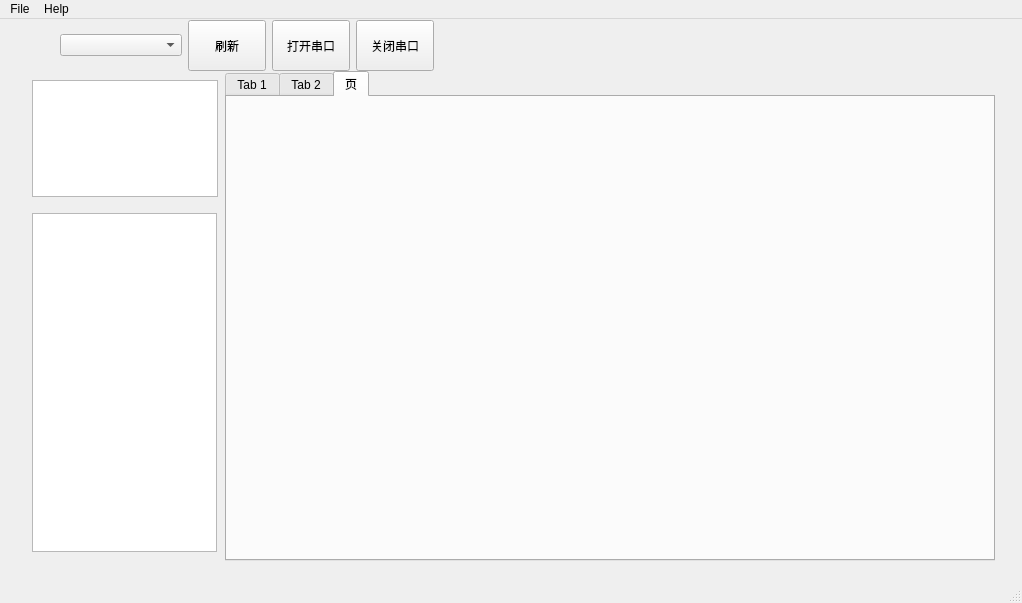
<?xml version="1.0" encoding="UTF-8"?>
<ui version="4.0">
 <class>MainWindow</class>
 <widget class="QMainWindow" name="MainWindow">
  <property name="geometry">
   <rect>
    <x>0</x>
    <y>0</y>
    <width>1022</width>
    <height>603</height>
   </rect>
  </property>
  <property name="windowTitle">
   <string>UT343D V1.02</string>
  </property>
  <widget class="QWidget" name="centralwidget">
   <widget class="QWidget" name="layoutWidget">
    <property name="geometry">
     <rect>
      <x>31</x>
      <y>51</y>
      <width>966</width>
      <height>492</height>
     </rect>
    </property>
    <layout class="QHBoxLayout" name="horizontalLayout">
     <item>
      <layout class="QVBoxLayout" name="verticalLayout">
       <item>
        <widget class="CDataDisplayScreen" name="textBrowser">
         <property name="minimumSize">
          <size>
           <width>186</width>
           <height>117</height>
          </size>
         </property>
         <property name="maximumSize">
          <size>
           <width>185</width>
           <height>117</height>
          </size>
         </property>
        </widget>
       </item>
       <item>
        <widget class="QTreeView" name="treeView">
         <property name="minimumSize">
          <size>
           <width>185</width>
           <height>339</height>
          </size>
         </property>
         <property name="maximumSize">
          <size>
           <width>185</width>
           <height>339</height>
          </size>
         </property>
        </widget>
       </item>
      </layout>
     </item>
     <item>
      <widget class="QTabWidget" name="tabWidget">
       <property name="minimumSize">
        <size>
         <width>770</width>
         <height>490</height>
        </size>
       </property>
       <property name="maximumSize">
        <size>
         <width>770</width>
         <height>490</height>
        </size>
       </property>
       <property name="currentIndex">
        <number>2</number>
       </property>
       <widget class="QWidget" name="tab_table">
        <attribute name="title">
         <string>Tab 1</string>
        </attribute>
       </widget>
       <widget class="QWidget" name="tab_Histogram">
        <attribute name="title">
         <string>Tab 2</string>
        </attribute>
       </widget>
       <widget class="QWidget" name="tab_Chart">
        <attribute name="title">
         <string>页</string>
        </attribute>
       </widget>
      </widget>
     </item>
    </layout>
   </widget>
   <widget class="QWidget" name="layoutWidget">
    <property name="geometry">
     <rect>
      <x>60</x>
      <y>0</y>
      <width>374</width>
      <height>53</height>
     </rect>
    </property>
    <layout class="QHBoxLayout" name="horizontalLayout_2">
     <item>
      <widget class="QComboBox" name="comboBox_Serial">
       <property name="minimumSize">
        <size>
         <width>120</width>
         <height>0</height>
        </size>
       </property>
      </widget>
     </item>
     <item>
      <widget class="QPushButton" name="btn_refreshSerial">
       <property name="minimumSize">
        <size>
         <width>78</width>
         <height>51</height>
        </size>
       </property>
       <property name="maximumSize">
        <size>
         <width>78</width>
         <height>51</height>
        </size>
       </property>
       <property name="text">
        <string>刷新</string>
       </property>
      </widget>
     </item>
     <item>
      <widget class="QPushButton" name="btn_OpenSerial">
       <property name="minimumSize">
        <size>
         <width>78</width>
         <height>51</height>
        </size>
       </property>
       <property name="maximumSize">
        <size>
         <width>78</width>
         <height>51</height>
        </size>
       </property>
       <property name="text">
        <string>打开串口</string>
       </property>
      </widget>
     </item>
     <item>
      <widget class="QPushButton" name="btn_CloseSerial">
       <property name="minimumSize">
        <size>
         <width>78</width>
         <height>51</height>
        </size>
       </property>
       <property name="maximumSize">
        <size>
         <width>78</width>
         <height>51</height>
        </size>
       </property>
       <property name="text">
        <string>关闭串口</string>
       </property>
      </widget>
     </item>
    </layout>
   </widget>
  </widget>
  <widget class="QMenuBar" name="menubar">
   <property name="geometry">
    <rect>
     <x>0</x>
     <y>0</y>
     <width>1022</width>
     <height>26</height>
    </rect>
   </property>
   <widget class="QMenu" name="menuUTD343">
    <property name="title">
     <string>File</string>
    </property>
    <addaction name="actionConnect"/>
    <addaction name="actionDisconnect"/>
    <addaction name="actionStart"/>
    <addaction name="actionTop"/>
    <addaction name="separator"/>
    <addaction name="actionImport"/>
    <addaction name="actionExport"/>
    <addaction name="separator"/>
    <addaction name="actionClose_2"/>
   </widget>
   <widget class="QMenu" name="menuHelp">
    <property name="title">
     <string>Help</string>
    </property>
    <addaction name="actionManual"/>
    <addaction name="actionLanguage"/>
   </widget>
   <addaction name="menuUTD343"/>
   <addaction name="menuHelp"/>
  </widget>
  <widget class="QStatusBar" name="statusbar"/>
  <action name="actionConnect">
   <property name="text">
    <string>Connect</string>
   </property>
  </action>
  <action name="actionDisconnect">
   <property name="text">
    <string>Disconnect</string>
   </property>
  </action>
  <action name="actionStart">
   <property name="text">
    <string>Start</string>
   </property>
  </action>
  <action name="actionTop">
   <property name="text">
    <string>STop</string>
   </property>
  </action>
  <action name="actionImport">
   <property name="text">
    <string>Import</string>
   </property>
  </action>
  <action name="actionExport">
   <property name="text">
    <string>Export</string>
   </property>
  </action>
  <action name="actionClose">
   <property name="text">
    <string>Close</string>
   </property>
  </action>
  <action name="actionClose_2">
   <property name="text">
    <string>Close</string>
   </property>
  </action>
  <action name="actionManual">
   <property name="text">
    <string>Manual</string>
   </property>
  </action>
  <action name="actionLanguage">
   <property name="text">
    <string>Language</string>
   </property>
  </action>
 </widget>
 <customwidgets>
  <customwidget>
   <class>CDataDisplayScreen</class>
   <extends>QTextBrowser</extends>
   <header location="global">cdatadisplayscreen.h</header>
  </customwidget>
 </customwidgets>
 <resources/>
 <connections/>
</ui>
